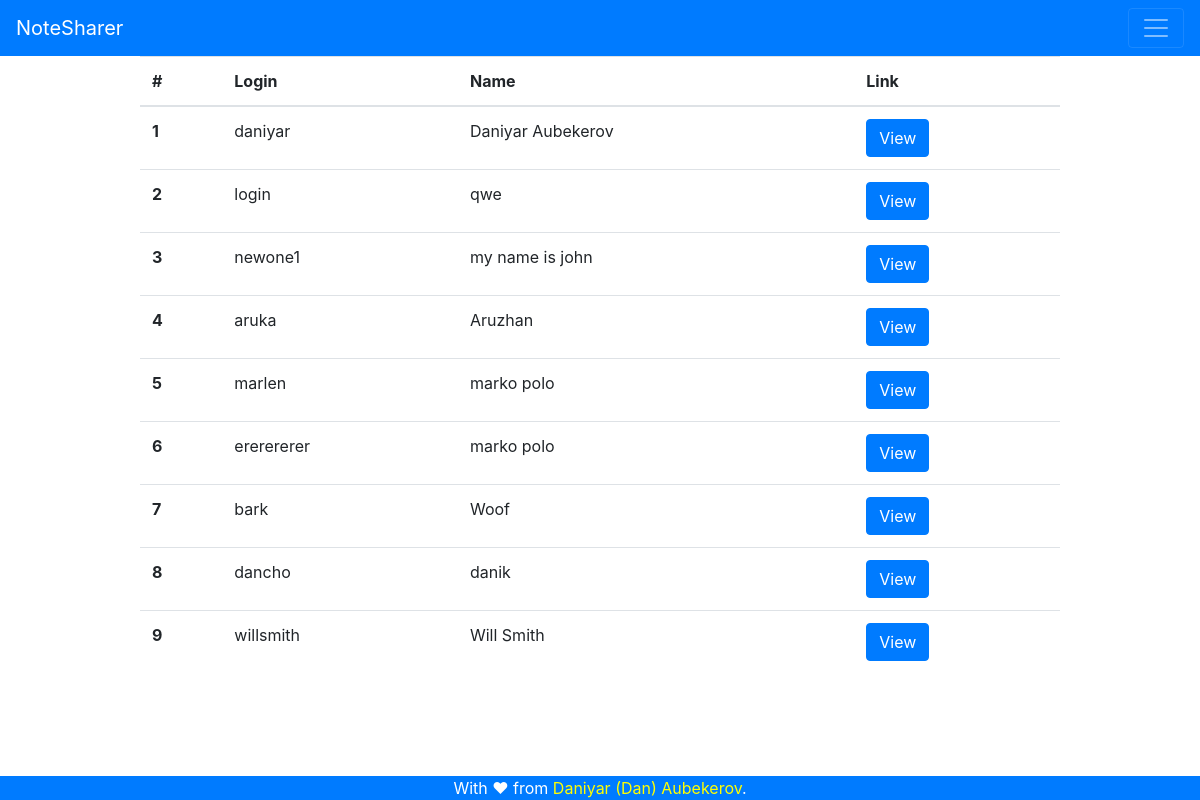
The app's page /users (signed in), older data.
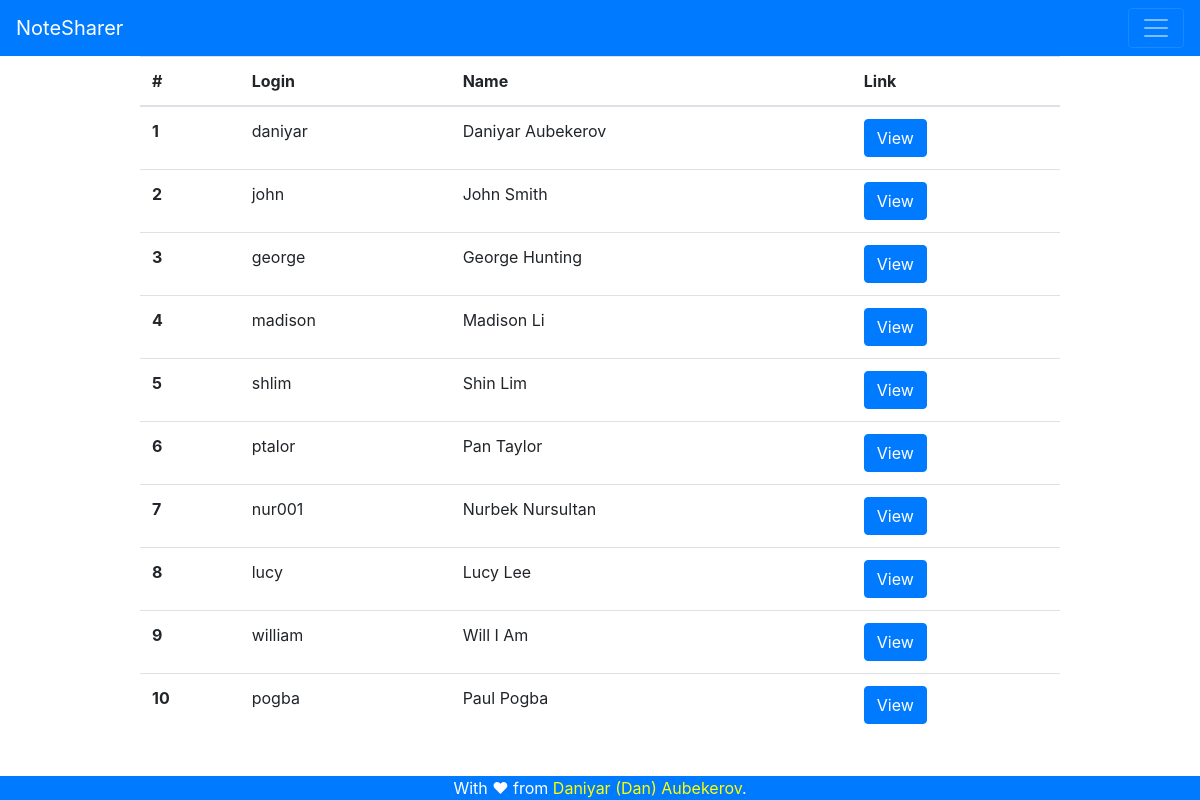
The same page, newer data.
### tables this page shows
CREATE TABLE 'accounts' (
'id' INTEGER PRIMARY KEY,
'login' VARCHAR(255),
'password' VARCHAR(255),
'name' VARCHAR(255)
, 'university' VARCHAR(255), 'github' VARCHAR(255));

### app.py (the view)
@app.route('/users')
def all_users():
    if (not session['user']):
        return render_template('404.html', error = 'You are not loged in to view this page')
    context = dict()
    db_connection = sqlite3.connect('database.db')
    cursor = db_connection.cursor()
    cursor.execute('SELECT * FROM accounts;')
    users = cursor.fetchall()
    cursor.close()
    context['users'] = users
    return render_template('all_users.html', context = context)

### templates/all_users.html (shortened to what this page needs)
{% extends 'base.html' %}
{% block body %}
    <div class="container">
        <div class="row">
            <div class="col-sm-1"></div>
            <div class="col-lg-10">
                <table class="table table-hover">
                    <thead>
                        <tr>
                        <th scope="col">#</th>
                        <th scope="col">Login</th>
                        <th scope="col">Name</th>
                        <th scope="col">Link</th>
                        </tr>
                    </thead>
                    <tbody>
                        {% for user in context['users'] %}
                            <tr>
                                <th scope="row">{{user[0]}}</th>
                                <td>{{user[1]}}</td>
                                <td>{{user[3]}}</td>
                                <td><a href = "{{url_for('user', login = user[1])}}" class = "btn btn-primary">View</a></td>
                            </tr>
                        {% endfor %}
                    </tbody>
                </table>
            </div>
            <div class="col-sm-1"></div>
        </div>
    </div>
{% endblock %}

### templates/base.html (shortened to what this page needs)
<!DOCTYPE html>
<html lang="en">
    <head>
        <link rel="stylesheet" href="https://cdn.jsdelivr.net/npm/bootstrap@4.5.3/dist/css/bootstrap.min.css">
    </head>
    <body>
        <main>
            <nav class="navbar navbar-dark bg-primary">
                <a class="navbar-brand" href="{{url_for('notes')}}">NoteSharer</a>
                {% if session['user'] %}
                    <button class="navbar-toggler" type="button" data-toggle="collapse" data-target="#navbarText" aria-controls="navbarText" aria-expanded="false" aria-label="Toggle navigation">
                        <span class="navbar-toggler-icon"></span>
                    </button>
                {% else %}
                    <a class="btn btn-light" href="{{ url_for('login') }}">Login </a>
                    <a class="btn btn-light" href="{{url_for('register')}}">Registration</a>
                {% endif %}
            </nav>
            {% block body %}{% endblock %}
            {% if not context['main'] %}
            <footer class="footer bg-primary" style = "position: fixed; left: 0; bottom: 0; width: 100%; color:white; text-align: center;">
                <div class="container">
                    <span class="">With ♥ from <a href = "https://daniyardake.github.io/" style = "color:yellow;">Daniyar (Dan) Aubekerov</a>.</span>
                </div>
            </footer>
            {% endif %}
        </main>
    </body>
</html>

Row changes from the older to the newer data that the page shows:
changed accounts id 2: login "login" → "john"; name "qwe" → "John Smith"
changed accounts id 3: login "newone1" → "george"; name "my name is john" → "George Hunting"
changed accounts id 4: login "aruka" → "madison"; name "Aruzhan" → "Madison Li"
changed accounts id 5: login "marlen" → "shlim"; name "marko polo" → "Shin Lim"
changed accounts id 6: login "ererererer" → "ptalor"; name "marko polo" → "Pan Taylor"
changed accounts id 7: login "bark" → "nur001"; name "Woof" → "Nurbek Nursultan"
changed accounts id 8: login "dancho" → "lucy"; name "danik" → "Lucy Lee"
changed accounts id 9: login "willsmith" → "william"; name "Will Smith" → "Will I Am"
added accounts: id "10", login "pogba", name "Paul Pogba"
